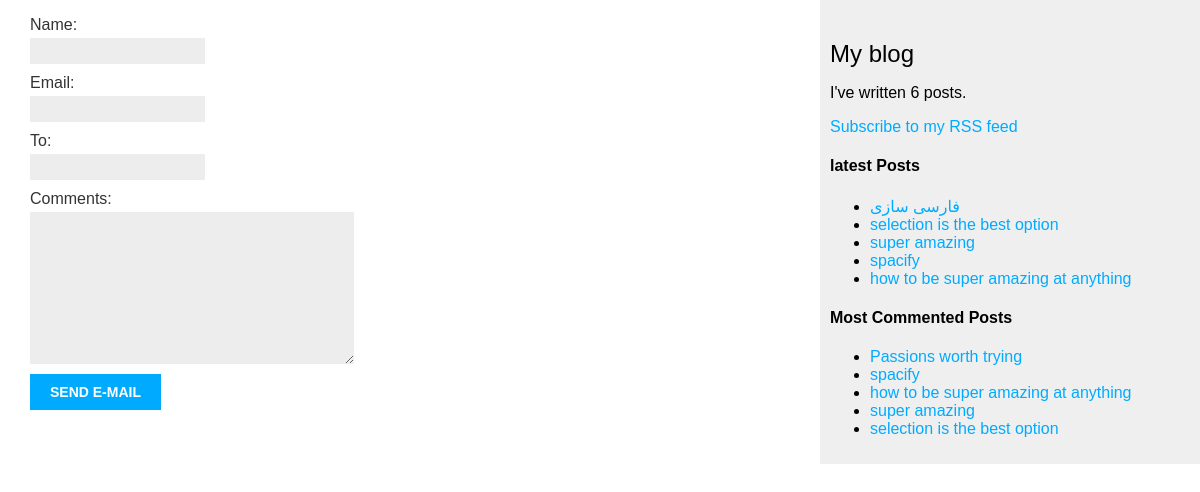
/blog/1/share/, run on an earlier commit of the app's database.
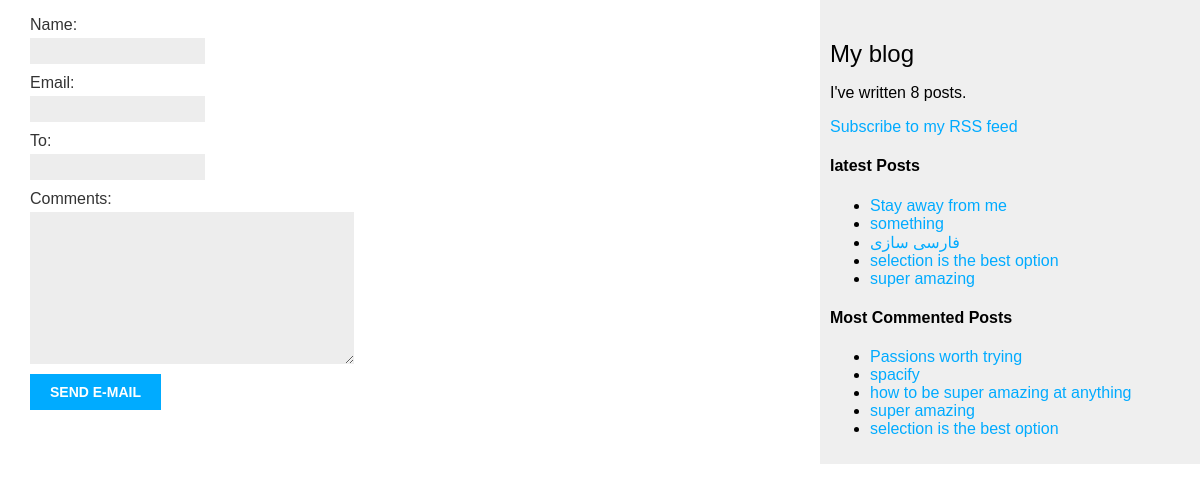
And on a later commit of the database.
### blog/models.py (models this page shows, shortened)
class Post(models.Model):
    STATUS_CHOICE = (
                    ('draft', 'Draft'),
                    ('published', 'Published')
    )
    objects = models.Manager()  # The default manager
    published = PublishedManager()  # Our customed manager
    tags = TaggableManager()
    title = models.CharField(max_length=250)
    slug = models.SlugField(max_length=250,
                            unique_for_date='publish')
    author = models.ForeignKey(User,
                               on_delete=models.CASCADE,  # after deleting user, it's posts also would be deleted
                               related_name='blog_post')
    body = models.TextField()
    publish = models.DateTimeField(default=timezone.now)
    created = models.DateTimeField(auto_now_add=True)  # acts like const
    update = models.DateTimeField(auto_now=True)
    status = models.CharField(max_length=10,
                              choices=STATUS_CHOICE,
                              default='draft')
    class Meta:
        ordering = ('-publish',)  # ordering by ascending
    def get_absolute_url(self):
        return reverse('blog:post_detail',  # path
                       args=[self.publish.day,  # args
                             self.publish.month,
                             self.publish.year,
                             self.slug])

### blog/views.py (the view)
# urls.py: path('<int:post_id>/share/', views.post_share_by_email,
def post_share_by_email(request, post_id):
    post = get_object_or_404(Post, id=post_id, status='published')
    sent = False
    if request.method == 'POST':
        form = ShareByEmailForm(request.POST)
        if form.is_valid():
            cd = form.cleaned_data
            to = cd['to']
            post_url = request.build_absolute_uri(
                post.get_absolute_url()
            )
            subject = '{cd["name"]} recommends you to read {post.title}'
            message = '{cd["name"]} recommends you this post, and comments: {cd["comments"]}\n\n'\
                      'check url: {post_url}'
            send_mail(subject, message, 'salman@deepclass.ir', [to])
            sent = True
    else:
        form = ShareByEmailForm()
    return render(request, 'blog/post/share_by_email.html', {'post': post,
                                                             'form': form,
                                                             'sent': sent})

### blog/forms.py
class ShareByEmailForm(forms.Form):
    name = forms.CharField(max_length=25)
    email = forms.EmailField()
    to = forms.EmailField()
    comments = forms.CharField(required=False, widget=forms.Textarea)

### blog/models.py (called while the page is built)
    def get_queryset(self):
        return super(PublishedManager, self).get_queryset().filter(status='published')

### blog/templatetags/blog_tags.py (called while the page is built)
@register.simple_tag()
def total_posts():
    return Post.published.count()

@register.inclusion_tag('blog/post/latest_posts.html')
def show_latest_posts(count=5):
    latest_posts = Post.published.order_by('-publish')[:count]
    return {'latest_posts': latest_posts}

@register.simple_tag()
def get_most_commented_posts(count=5):
    return Post.published.annotate(
        total_comments=Count('comments')
    ).order_by('-total_comments')[:count]

### blog/templates/blog/post/share_by_email.html (shortened to what this page needs)
{% extends 'blog/base.html' %}
{% block content %}
    {% if sent %}
        <h1> congrate your E-mail was successfully sent </h1>
    {% else %}
        <form method='post'>
            {{form.as_p}}
            <input type='submit' value='send e-mail'/>
        </form>
    {% endif %}
{% endblock  %}

### blog/templates/blog/base.html (shortened to what this page needs)
{% load blog_tags %}
{% load static %}
<!DOCTYPE html>
<html>
<head>
 <link href="{% static "css/blog.css" %}" rel="stylesheet">
</head>
<body>
 <div id="content">
 {% block content %}
 {% endblock %}
 </div>
 <div id="sidebar">
 <h2>My blog</h2>
 <p>I've written {%total_posts%} posts.</p>
 <p>
    <a href='{% url 'blog:post_feed' %}'>Subscribe to my RSS feed</a>
 </p>
 <h4>latest Posts</h4>
    {% show_latest_posts%}
 <h4>Most Commented Posts</h4>
    <ul>
    {% get_most_commented_posts as commented_posts%}
        {% for post in commented_posts %}
        <li>
            <a href="{{post.get_absolute_url}}">{{post.title}}</a>
        </li>
        {% endfor %}
    </ul>
 </div>
</body>
</html>

### blog/templates/blog/post/latest_posts.html
<ul>
    {% for post in latest_posts %}
        <li>
            <a href="{{post.get_absolute_url}}">{{post.title}}</a>
        </li>
    {% endfor %}
</ul>

What changed in the data, as far as the page shows it:
no longer on one of the page's lists (row unchanged): Post: title "spacify"
no longer on one of the page's lists (row unchanged): Post: title "how to be super amazing at anything"
added Post: title "Stay away from me", shown under "latest Posts"
added Post: title "something", shown under "latest Posts"
Also different on the page:
text no longer shown: "6"
text now shown: "8"
